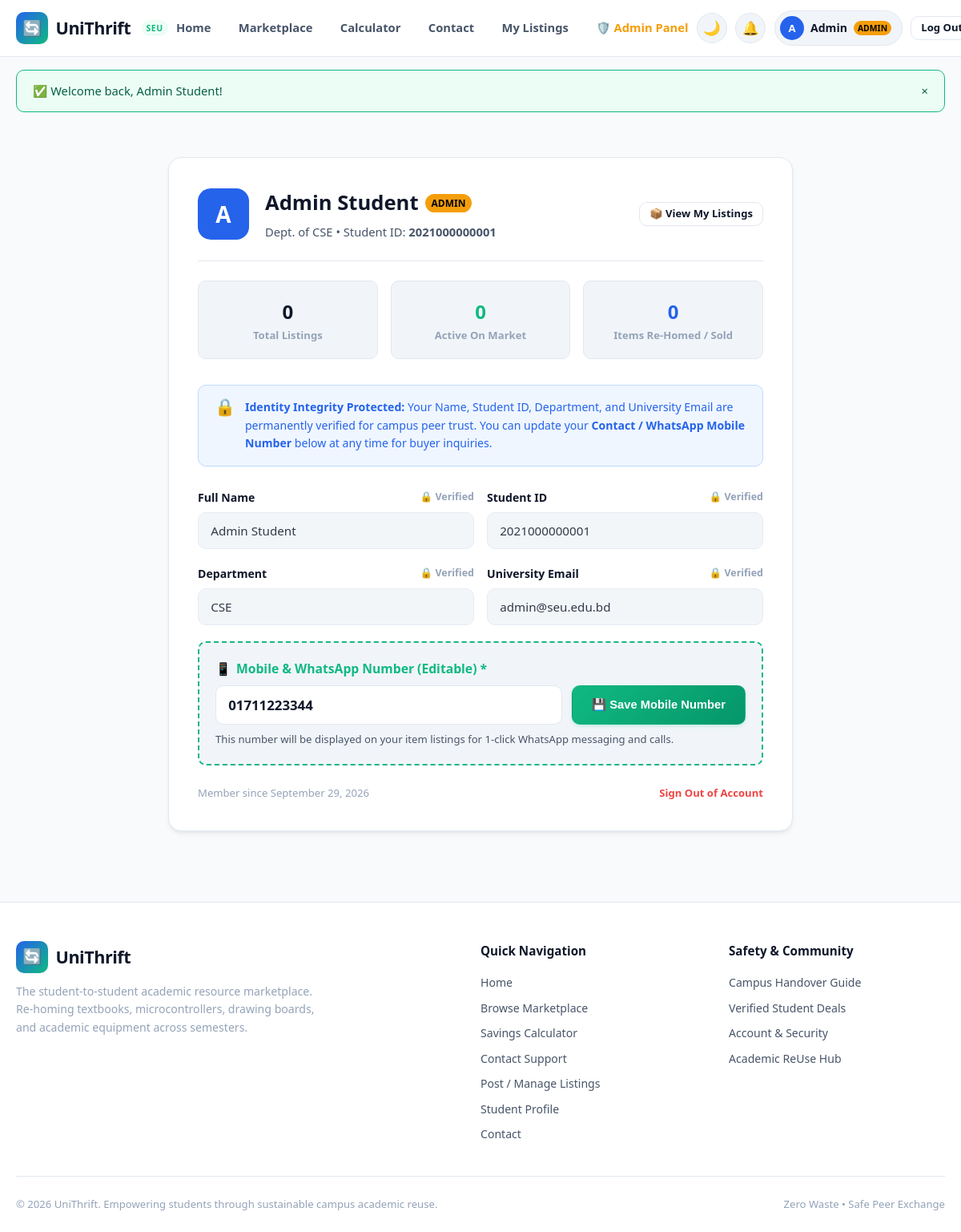
Before: /profile.php (signed in) with the older database file.
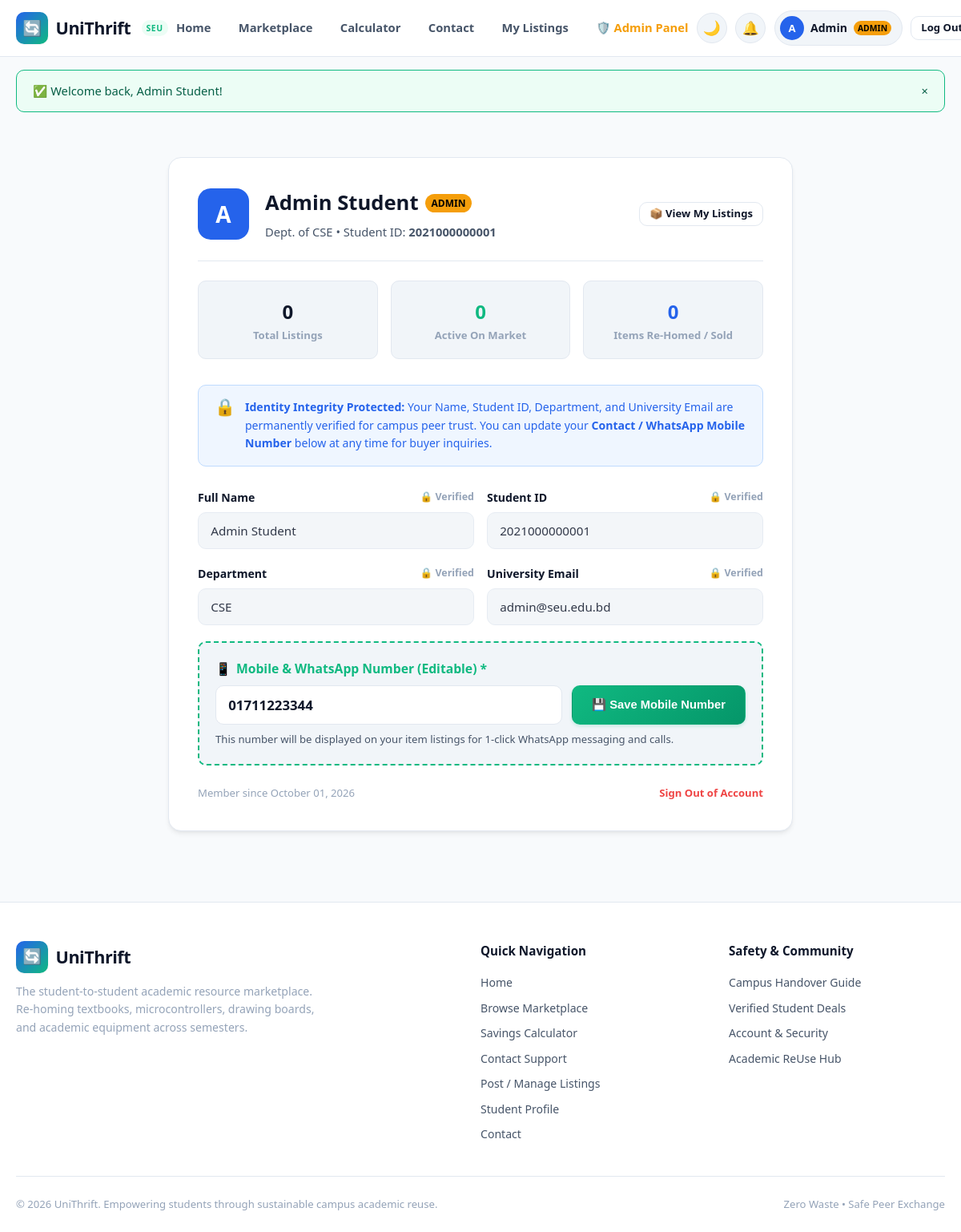
After: the same page with the newer database file.
### tables this page shows
CREATE TABLE `users` (
  `id` int(11) NOT NULL AUTO_INCREMENT,
  `student_id` varchar(30) NOT NULL,
  `full_name` varchar(100) NOT NULL,
  `email` varchar(100) NOT NULL,
  `phone` varchar(25) NOT NULL,
  `department` varchar(50) DEFAULT 'CSE',
  `role` varchar(20) DEFAULT 'student',
  `password_hash` varchar(255) NOT NULL,
  `created_at` timestamp NOT NULL DEFAULT current_timestamp(),
  PRIMARY KEY (`id`),
  UNIQUE KEY `student_id` (`student_id`),
  UNIQUE KEY `email` (`email`)
);

### includes/auth_check.php (called while the page is built, shortened)
<?php
function is_logged_in(): bool {
    return !empty($_SESSION['user_id']);
}
function current_user(): ?array {
    return [
        'id'          => $_SESSION['user_id'],
        'student_id'  => $_SESSION['student_id'] ?? '',
        'full_name'   => $_SESSION['full_name'] ?? 'Student',
        'email'       => $_SESSION['email'] ?? '',
        'role'        => $_SESSION['role'] ?? 'student',
        'department'  => $_SESSION['department'] ?? 'CSE',
        'phone'       => $_SESSION['phone'] ?? ''
    ];
}
function is_admin(): bool {
    return is_logged_in() && (($_SESSION['role'] ?? '') === 'admin');
}

### profile.php (the view, shortened to what the changed rows need)
<?php
require_once __DIR__ . '/config/db.php';
require_once __DIR__ . '/includes/auth_check.php';
$userId = (int)$_SESSION['user_id'];
$user = null;
try {
    $stmt = $pdo->prepare("SELECT * FROM users WHERE id = :id LIMIT 1");
    $stmt->execute([':id' => $userId]);
    $user = $stmt->fetch();
} catch (PDOException $e) {
    $error = "Database error: " . $e->getMessage();
}
require_once __DIR__ . '/includes/header.php';
?>
<div class="container" style="max-width: 820px; padding-top: 2.5rem; padding-bottom: 3.5rem;">
    <div style="background: var(--bg-card); border: 1px solid var(--border-color); border-radius: var(--radius-lg); padding: 2.25rem; box-shadow: var(--shadow-md); margin-bottom: 2rem;">
        <div style="display: flex; align-items: center; justify-content: space-between; flex-wrap: wrap; gap: 1rem; border-bottom: 1px solid var(--border-color); padding-bottom: 1.5rem; margin-bottom: 1.5rem;">
            <div style="display: flex; align-items: center; gap: 1.25rem;">
                <div class="user-avatar-sm" style="width: 64px; height: 64px; font-size: 1.75rem; font-weight: 800; border-radius: var(--radius-lg);">
                    <?= strtoupper(substr($user['full_name'], 0, 1)) ?>
                </div>
                <div>
                    <h1 style="font-size: 1.6rem; font-weight: 800; margin-bottom: 0.25rem; display: flex; align-items: center; gap: 0.5rem;">
                        <?= htmlspecialchars($user['full_name']) ?>
                        <?php if ($user['role'] === 'admin'): ?>
                            <span style="font-size: 0.75rem; background: var(--warning); color: #000; padding: 2px 8px; border-radius: var(--radius-full); font-weight: 800;">ADMIN</span>
                        <?php else: ?>
                            <span style="font-size: 0.75rem; background: var(--accent-light); color: var(--accent); padding: 2px 8px; border-radius: var(--radius-full); font-weight: 700;">STUDENT</span>
                        <?php endif; ?>
                    </h1>
                    <p style="color: var(--text-secondary); font-size: 0.92rem;">
                        Dept. of <?= htmlspecialchars($user['department']) ?> &bull; Student ID: <strong><?= htmlspecialchars($user['student_id']) ?></strong>
                    </p>
                </div>
            </div>
        </div>
        <form method="POST" action="profile.php">
            <div class="form-row">
                <div class="form-group">
                    <label class="form-label" style="display: flex; justify-content: space-between;">
                        <span>Full Name</span>
                        <span style="color: var(--text-muted); font-size: 0.78rem;">🔒 Verified</span>
                    </label>
                    <input type="text" class="form-control" value="<?= htmlspecialchars($user['full_name']) ?>" disabled style="background: var(--bg-subtle); opacity: 0.85; cursor: not-allowed;">
                </div>
                <div class="form-group">
                    <label class="form-label" style="display: flex; justify-content: space-between;">
                        <span>Student ID</span>
                        <span style="color: var(--text-muted); font-size: 0.78rem;">🔒 Verified</span>
                    </label>
                    <input type="text" class="form-control" value="<?= htmlspecialchars($user['student_id']) ?>" disabled style="background: var(--bg-subtle); opacity: 0.85; cursor: not-allowed;">
                </div>
            </div>
            <div class="form-row">
                <div class="form-group">
                    <label class="form-label" style="display: flex; justify-content: space-between;">
                        <span>Department</span>
                        <span style="color: var(--text-muted); font-size: 0.78rem;">🔒 Verified</span>
                    </label>
                    <input type="text" class="form-control" value="<?= htmlspecialchars($user['department']) ?>" disabled style="background: var(--bg-subtle); opacity: 0.85; cursor: not-allowed;">
                </div>
                <div class="form-group">
                    <label class="form-label" style="display: flex; justify-content: space-between;">
                        <span>University Email</span>
                        <span style="color: var(--text-muted); font-size: 0.78rem;">🔒 Verified</span>
                    </label>
                    <input type="email" class="form-control" value="<?= htmlspecialchars($user['email']) ?>" disabled style="background: var(--bg-subtle); opacity: 0.85; cursor: not-allowed;">
                </div>
            </div>
            <div class="form-group" style="background: var(--bg-subtle); padding: 1.25rem; border-radius: var(--radius-md); border: 2px dashed var(--accent);">
                <div style="display: flex; gap: 0.75rem; margin-top: 0.5rem; flex-wrap: wrap;">
                    <input type="tel" name="phone" class="form-control" value="<?= htmlspecialchars($user['phone']) ?>" placeholder="e.g. 01712345678" required style="flex: 1; min-width: 200px; font-weight: 600; font-size: 1.05rem;">
                    <button type="submit" class="btn btn-accent" style="padding: 0.75rem 1.5rem;">
                        💾 Save Mobile Number
                    </button>
                </div>
            </div>
            <div style="display: flex; justify-content: space-between; align-items: center; margin-top: 1.5rem; font-size: 0.82rem; color: var(--text-muted);">
                <span>Member since <?= date('F d, Y', strtotime($user['created_at'])) ?></span>
                <a href="logout.php" style="color: var(--danger); font-weight: 600;">Sign Out of Account</a>
            </div>
        </form>
    </div>
</div>
<?php require_once __DIR__ . '/includes/footer.php'; ?>

### includes/header.php (shortened to what the changed rows need)
<?php
require_once __DIR__ . '/auth_check.php';
$currentUser = current_user();
?>
<!DOCTYPE html>
<html lang="en" data-theme="light">
<head>
    <link rel="stylesheet" href="assets/css/style.css">
</head>
<body>
<header class="site-header">
    <div class="container navbar">
        <div class="nav-actions">
            <?php if ($currentUser): ?>
                <a href="my_listings.php#notifications" class="theme-toggle-btn" title="Administrative &amp; Safety Notices" aria-label="Notifications" style="position: relative; text-decoration: none; display: inline-flex; align-items: center; justify-content: center; font-size: 1.05rem;">
                    🔔
                </a>
                <a href="profile.php" class="user-menu-pill" title="View Profile &amp; Update Mobile Number" style="text-decoration: none; color: inherit; white-space: nowrap;">
                    <span class="user-avatar-sm">
                        <?= strtoupper(substr($currentUser['full_name'], 0, 1)) ?>
                    </span>
                    <span><?= htmlspecialchars(explode(' ', $currentUser['full_name'])[0]) ?></span>
                    <?php if (is_admin()): ?>
                        <span style="font-size: 0.65rem; background: var(--warning); color: #000; padding: 1px 5px; border-radius: var(--radius-full); font-weight: 800;">ADMIN</span>
                    <?php endif; ?>
                </a>
                <a href="logout.php" class="btn btn-outline btn-sm" title="Log Out" style="white-space: nowrap;">
                    Log Out
                </a>
            <?php else: ?>
                <a href="auth.php" class="btn btn-primary btn-sm" style="white-space: nowrap;">
                    Sign In
                </a>
            <?php endif; ?>
        </div>
    </div>
</header>

Changed rows visible on the page:
changed users "Admin Student": created_at "September 29, 2026" → "October 01, 2026"
